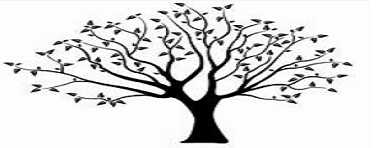
#> input picture Club Meetings 2024/02 - Feb 2024/Displaying images in ssd1306/tree.png, 378 x 148 px
$ python img2bytearray.py tree.png 5 5
#> lines starting #> are read from the running program, lines starting #| are printed output that depends on the picture; after the words box and inside, x2 and y2 are one past the last pixel; in counts of white or black regions, pixels touching at a corner belong together
from io import BytesIO
from PIL import Image
import sys

if len(sys.argv) > 1:
    print(sys.argv)
    path_to_image = str(sys.argv[1])
    x = int(sys.argv[2])
    y = int(sys.argv[3])

    im = Image.open(path_to_image).convert('1')
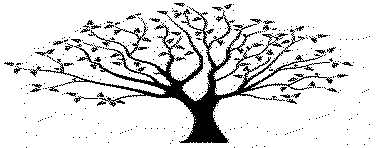
#> im: PIL image 378x148 1; 86.6% white; 308 black regions (256 under 20 px), largest, box (x1, y1, x2, y2) and area: (28, 7, 333, 143) 5864, (35, 49, 55, 56) 46, (74, 96, 98, 103) 39
    im_resize = im.resize((x,y))
    buf = BytesIO()
    im_resize.save(buf, 'ppm')
    byte_im = buf.getvalue()
    temp = len(str(x) + ' ' + str(y)) + 4
    print(byte_im[temp::])
else:
    print("please specify the location of image i.e img2bytearray.py /path/to/image width heigh")
